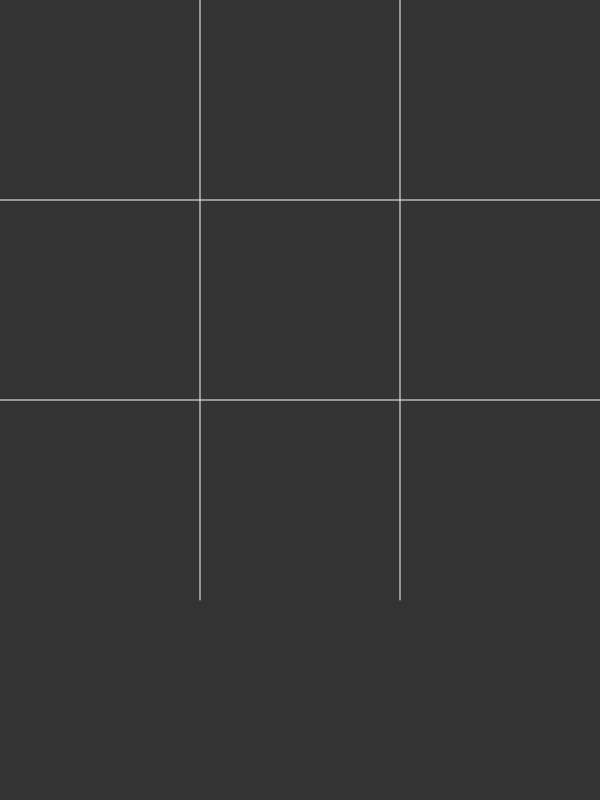
Frame 1 (no input)
Frame 60 (no input): identical to frame 1, image omitted
Frame 120 (the mouse pressed at the canvas centre since frame 60): identical to frame 1, image omitted

The p5.js sketch that drew this single still picture (run headless with seeded random() and noise() and a simulated clock; from frame 60 on, the mouse is pressed at the canvas centre):

// p5.js sketch
// ── sketch.js
var canvasw = 600;
var canvash = 800;
let board;
let background_colour = 51;

function setup() {
  createCanvas(canvasw, canvash);
  board = new Board;
  board.init();
}

function draw() {
  background(background_colour);
  board.render();
}

function mouseClicked() {
  board.parse_click_pos();
}

function axe(x, y, size) {
  const half_s = size / 2;
  line(x - half_s, y - half_s, x + half_s, y + half_s);
  line(x - half_s, y + half_s, x + half_s, y - half_s);
}

function Board() {
  this.circle_grid = 0;
  this.square_grid = 0;
  this.circle_turn = true;
  this.winning_boards = [];
  this.game_over = false;
  
  this.num_box = 3;
  
  this.init = function() {
    this.winning_boards.push(parseInt("100100100", 2));
    this.winning_boards.push(parseInt("100010001", 2));
    this.winning_boards.push(parseInt("111000000", 2));
    this.winning_boards.push(parseInt("010010010", 2));
    this.winning_boards.push(parseInt("000111000", 2));
    this.winning_boards.push(parseInt("001001001", 2));
    this.winning_boards.push(parseInt("000000111", 2));
    this.winning_boards.push(parseInt("001010100", 2));
  }

  this.check_win = function() {
    let current_grid = !this.circle_turn ? this.circle_grid : this.square_grid;
    for (let i = 0; i < this.winning_boards.length; i++) {
      if (((current_grid & this.winning_boards[i]) ^ this.winning_boards[i]) == 0) {
        this.game_over = true;
        return true;
      }
    }
    return false;
  }

  this.check_pos = function(piece) {
    return (piece & (this.circle_grid | this.square_grid)) == 0;
  }

  this.make_move = function(row, col) {
    let piece = 1;
    piece = piece << (this.num_box - col);
    piece = piece << (this.num_box * (this.num_box - row));
    if (!this.check_pos(piece)) {
      return false;
    }
    if (this.circle_turn) {
      this.circle_grid = this.circle_grid | piece;
    } else {
      this.square_grid = this.square_grid | piece;
    }
    this.circle_turn = !this.circle_turn;
    return true;
  }

  this.parse_click_pos = function() {
    if (this.game_over) {
      return;
    }

    let dim = canvash > canvasw ? Math.floor(canvasw / this.num_box) : Math.floor(canvash / this.num_box);
    let col = 1;
    let row = 1;
    for (let i = 0; i < this.num_box; i++) {
      if (mouseX > (i * dim) && mouseX <= ((i + 1) * dim)) {
        row += i;
      }
      if (mouseY > (i * dim) && mouseY <= ((i + 1) * dim)) {
        col += i;
      }
    }
    row = this.num_box - row + 1;
    col = this.num_box - col + 1;
    this.make_move(row, col);
    if (this.check_win()) {
      if (this.circle_turn) {
        background_colour = "red";
      } else {
        background_colour = "blue";
      }
    }
  }

  this.render = function() {
    let max_dim = canvash > canvasw ? canvasw : canvash;
    const num_box = this.num_box;
    for (let i = 1; i < num_box; i++) {
      stroke(250);
      line(i * (max_dim / num_box), 0, i * (max_dim / num_box), max_dim);
      line(0, i * (max_dim / num_box), max_dim, i * (max_dim / num_box));
    }

    const dim = max_dim / this.num_box;
    const offset = dim / 2;
    for (let i = 0; i < this.num_box * this.num_box; i++) {
      let col = Math.floor(i / this.num_box);
      let row = i % this.num_box;
      let piece = 1 << i;
      if ((this.circle_grid & piece) != 0) {
        ellipse(offset + (col * dim), offset + (row * dim), 50);
      } else if ((this.square_grid & piece) != 0) {
        axe(offset + (col * dim), offset + (row * dim), 50);
      }
    }
  }
}
